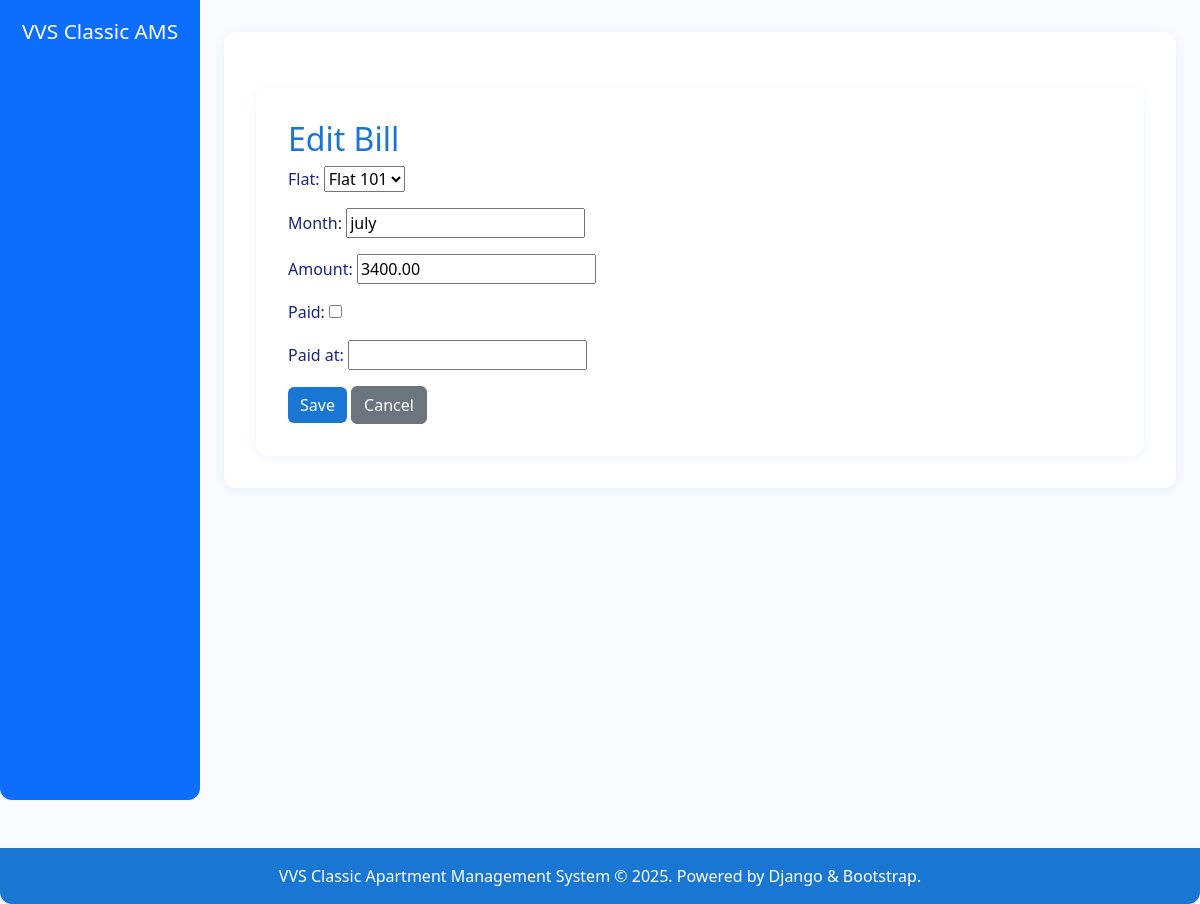
Screenshot of /billing/1/edit/ with the database file from the repository.
### billing/models.py (models this page shows, shortened)
class Bill(models.Model):
    flat = models.ForeignKey(Flat, on_delete=models.CASCADE, related_name='bills')
    month = models.CharField(max_length=20)
    amount = models.DecimalField(max_digits=10, decimal_places=2)
    paid = models.BooleanField(default=False)
    created_at = models.DateTimeField(auto_now_add=True)
    paid_at = models.DateTimeField(null=True, blank=True)

### billing/views.py (the view)
# urls.py: path('<int:pk>/edit/', views.bill_update, name='bill_update'),
def bill_update(request, pk):
    bill = get_object_or_404(Bill, pk=pk)
    if request.method == 'POST':
        form = BillForm(request.POST, instance=bill)
        if form.is_valid():
            form.save()
            return redirect('billing:bill_list')
    else:
        form = BillForm(instance=bill)
    return render(request, 'billing/bill_form.html', {'form': form})

### billing/forms.py
class BillForm(forms.ModelForm):
    class Meta:
        model = Bill
        fields = '__all__'

### flats/models.py (called while the page is built)
    def __str__(self):
        return f"Flat {self.number}"

### templates/billing/bill_form.html (shortened to what this page needs)
{% extends 'base.html' %}
{% block content %}
<div class="container mt-4">
    <h2>{% if form.instance.pk %}Edit Bill{% else %}Add Bill{% endif %}</h2>
    <form method="post">
        <div class="mb-3">{{ form.as_p }}</div>
        <button type="submit" class="btn btn-primary">Save</button>
        <a href="{% url 'billing:bill_list' %}" class="btn btn-secondary">Cancel</a>
    </form>
</div>
{% endblock %}

### templates/base.html (style rules this page uses)
body { background: #f8faff; color: #1a237e; font-family: 'Segoe UI', 'Roboto', Arial, sans-serif; }
.container { background: #fff; border-radius: 12px; box-shadow: 0 2px 8px rgba(25, 118, 210, 0.08); padding: 2rem; margin-top: 2rem; }
h2, h1 { color: #1976d2; }
.btn-primary { background: #1976d2; border: none; }

### rows the page displays
Bill: flat "Flat 101", month "july", amount "3400.00"

### other values shown
{{ now|default:2025 }} "2025"
